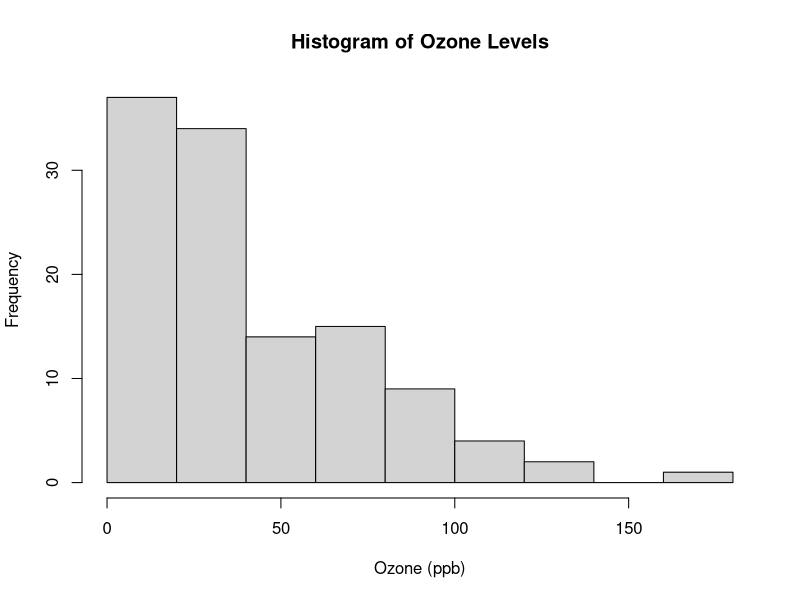
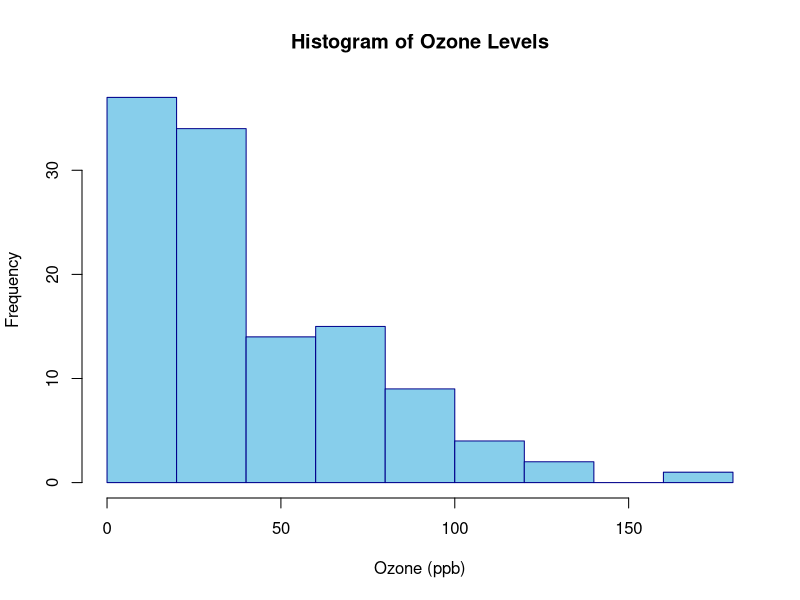
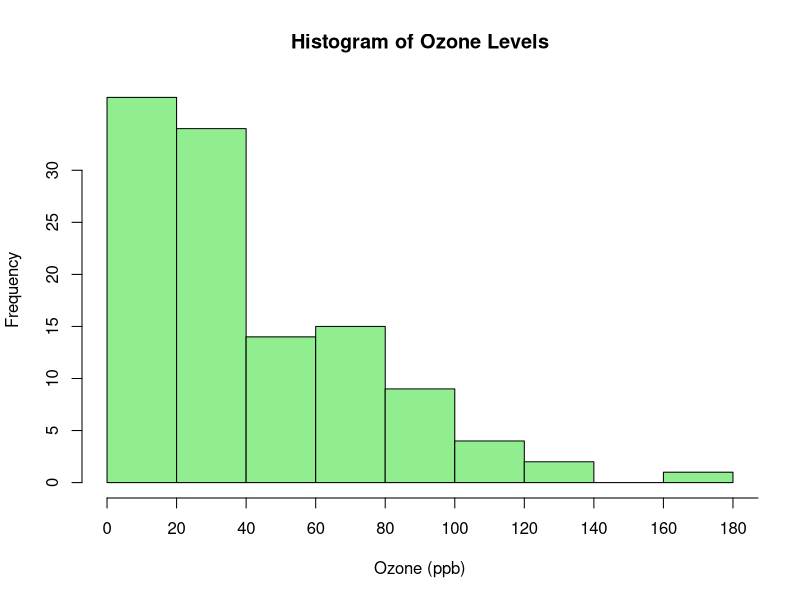
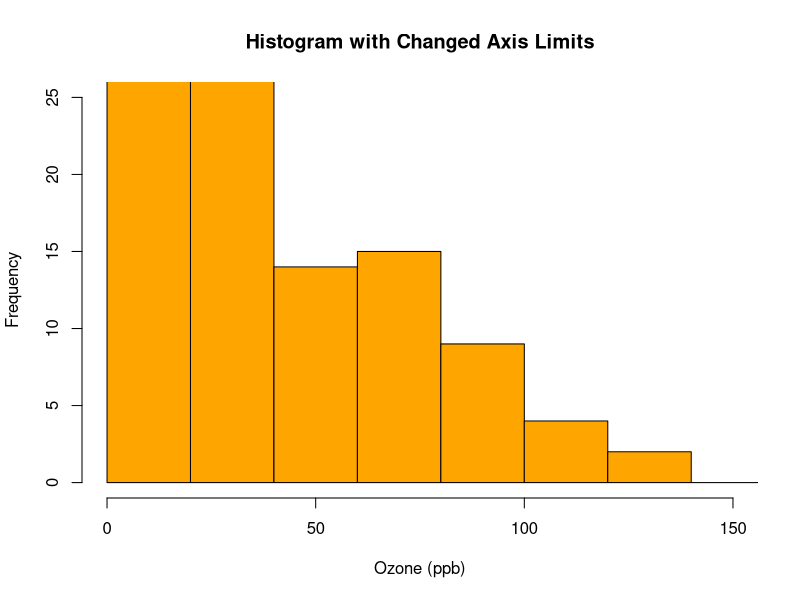
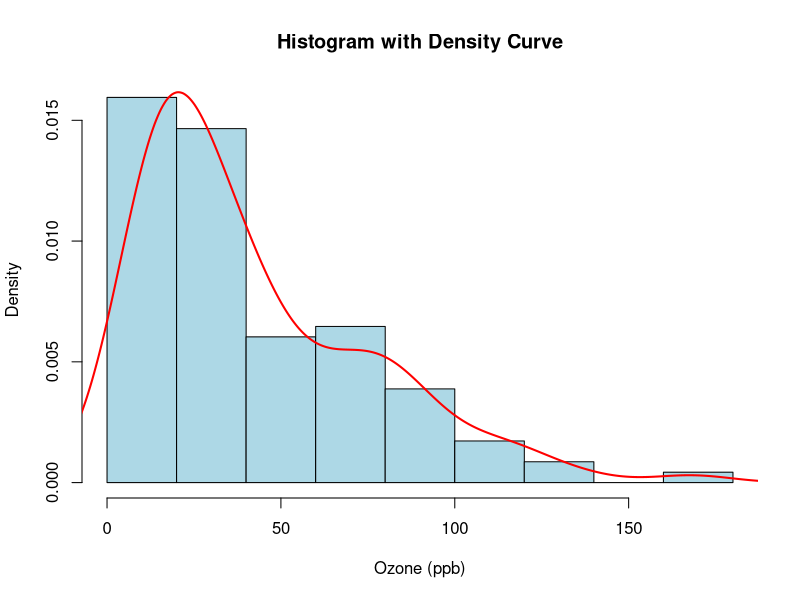

Reproduce these figures in R, in order.
# Load the airquality dataset
data("airquality")

# a) Assigning names, using the airquality dataset
hist(airquality$Ozone, 
     main = "Histogram of Ozone Levels", 
     xlab = "Ozone (ppb)", 
     ylab = "Frequency")

# b) Change colors of the Histogram
hist(airquality$Ozone, 
     main = "Histogram of Ozone Levels", 
     xlab = "Ozone (ppb)", 
     ylab = "Frequency", 
     col = "skyblue", 
     border = "darkblue")

# c) Remove Axis and Add labels to the Histogram
hist(airquality$Ozone, 
     main = "Histogram of Ozone Levels", 
     xlab = "Ozone (ppb)", 
     ylab = "Frequency", 
     col = "lightgreen", 
     axes = FALSE) # Removes axes
axis(1, at = seq(0, 200, 20))  # Adding custom x-axis
axis(2, at = seq(0, 30, 5))    # Adding custom y-axis

# d) Change Axis limits of a Histogram
hist(airquality$Ozone, 
     main = "Histogram with Changed Axis Limits", 
     xlab = "Ozone (ppb)", 
     ylab = "Frequency", 
     col = "orange", 
     xlim = c(0, 150), 
     ylim = c(0, 25))

# e) Add Density Curve to the Histogram
# First, calculate the density ignoring NA values
ozone_no_na <- na.omit(airquality$Ozone)
hist(ozone_no_na, 
     main = "Histogram with Density Curve", 
     xlab = "Ozone (ppb)", 
     ylab = "Density", 
     col = "lightblue", 
     freq = FALSE)  # Use probability instead of frequency
lines(density(ozone_no_na), 
      col = "red", 
      lwd = 2)  # Add a density curve
